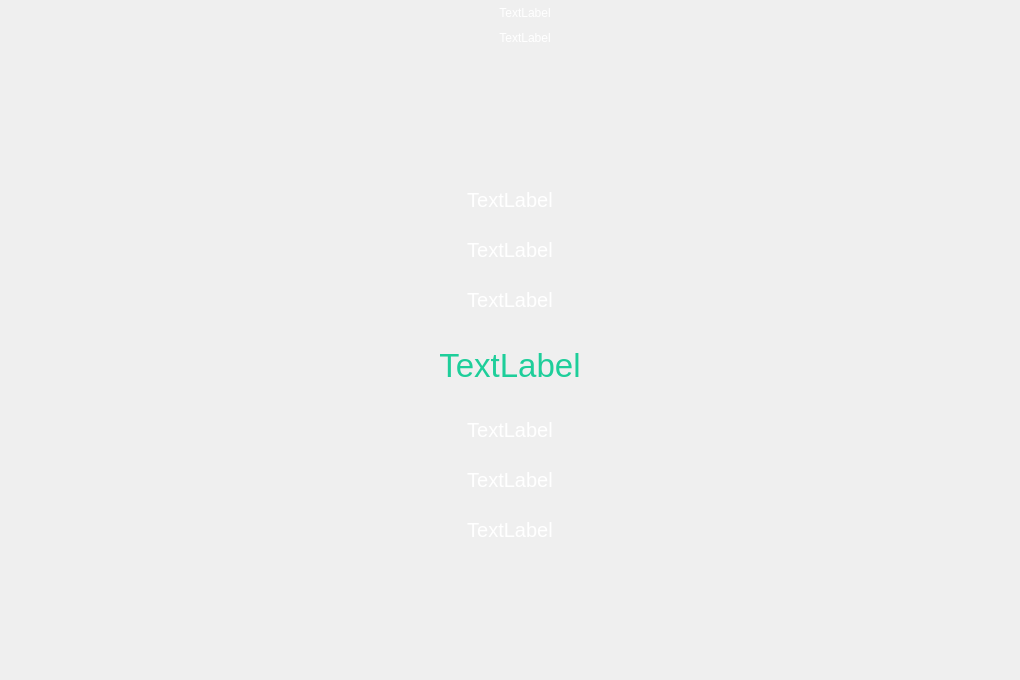
<?xml version="1.0" encoding="UTF-8"?>
<ui version="4.0">
 <class>LrcPage</class>
 <widget class="QWidget" name="LrcPage">
  <property name="geometry">
   <rect>
    <x>0</x>
    <y>0</y>
    <width>1020</width>
    <height>680</height>
   </rect>
  </property>
  <property name="windowTitle">
   <string>Form</string>
  </property>
  <layout class="QVBoxLayout" name="verticalLayout">
   <property name="spacing">
    <number>0</number>
   </property>
   <property name="leftMargin">
    <number>0</number>
   </property>
   <property name="topMargin">
    <number>0</number>
   </property>
   <property name="rightMargin">
    <number>0</number>
   </property>
   <property name="bottomMargin">
    <number>0</number>
   </property>
   <item>
    <widget class="QWidget" name="bgStyle" native="true">
     <property name="styleSheet">
      <string notr="true">#bgStyle{
 border-image: url(:/images/bg.png);
}
*{
 color : #FFFFFF;
}</string>
     </property>
     <layout class="QVBoxLayout" name="verticalLayout_2">
      <property name="spacing">
       <number>0</number>
      </property>
      <property name="leftMargin">
       <number>0</number>
      </property>
      <property name="topMargin">
       <number>0</number>
      </property>
      <property name="rightMargin">
       <number>0</number>
      </property>
      <property name="bottomMargin">
       <number>0</number>
      </property>
      <item>
       <widget class="QWidget" name="lrcTop" native="true">
        <property name="minimumSize">
         <size>
          <width>0</width>
          <height>50</height>
         </size>
        </property>
        <property name="maximumSize">
         <size>
          <width>16777215</width>
          <height>50</height>
         </size>
        </property>
        <layout class="QHBoxLayout" name="horizontalLayout">
         <property name="spacing">
          <number>0</number>
         </property>
         <property name="leftMargin">
          <number>0</number>
         </property>
         <property name="topMargin">
          <number>0</number>
         </property>
         <property name="rightMargin">
          <number>0</number>
         </property>
         <property name="bottomMargin">
          <number>0</number>
         </property>
         <item>
          <widget class="QPushButton" name="hideBtn">
           <property name="minimumSize">
            <size>
             <width>30</width>
             <height>50</height>
            </size>
           </property>
           <property name="maximumSize">
            <size>
             <width>30</width>
             <height>50</height>
            </size>
           </property>
           <property name="styleSheet">
            <string notr="true">
#hideBtn
{
    border:none;
	background:0;
}

#hideBtn:hover {
    background: rgba(255, 255, 255, 0.1);
    border-color: rgba(255, 255, 255, 0.5);
}


</string>
           </property>
           <property name="text">
            <string/>
           </property>
          </widget>
         </item>
         <item>
          <widget class="QWidget" name="titleBox" native="true">
           <layout class="QVBoxLayout" name="verticalLayout_3">
            <property name="spacing">
             <number>0</number>
            </property>
            <property name="leftMargin">
             <number>0</number>
            </property>
            <property name="topMargin">
             <number>0</number>
            </property>
            <property name="rightMargin">
             <number>0</number>
            </property>
            <property name="bottomMargin">
             <number>0</number>
            </property>
            <item>
             <widget class="QLabel" name="musicName">
              <property name="text">
               <string>TextLabel</string>
              </property>
              <property name="alignment">
               <set>Qt::AlignCenter</set>
              </property>
             </widget>
            </item>
            <item>
             <widget class="QLabel" name="musicSinger">
              <property name="text">
               <string>TextLabel</string>
              </property>
              <property name="alignment">
               <set>Qt::AlignCenter</set>
              </property>
             </widget>
            </item>
           </layout>
          </widget>
         </item>
        </layout>
       </widget>
      </item>
      <item>
       <widget class="QWidget" name="lrcContent" native="true">
        <layout class="QVBoxLayout" name="verticalLayout_4">
         <property name="spacing">
          <number>0</number>
         </property>
         <property name="leftMargin">
          <number>0</number>
         </property>
         <property name="topMargin">
          <number>0</number>
         </property>
         <property name="rightMargin">
          <number>0</number>
         </property>
         <property name="bottomMargin">
          <number>0</number>
         </property>
         <item>
          <spacer name="verticalSpacer_2">
           <property name="orientation">
            <enum>Qt::Vertical</enum>
           </property>
           <property name="sizeHint" stdset="0">
            <size>
             <width>20</width>
             <height>40</height>
            </size>
           </property>
          </spacer>
         </item>
         <item>
          <widget class="QLabel" name="line1">
           <property name="minimumSize">
            <size>
             <width>0</width>
             <height>50</height>
            </size>
           </property>
           <property name="maximumSize">
            <size>
             <width>16777215</width>
             <height>50</height>
            </size>
           </property>
           <property name="font">
            <font>
             <pointsize>15</pointsize>
            </font>
           </property>
           <property name="text">
            <string>TextLabel</string>
           </property>
           <property name="alignment">
            <set>Qt::AlignCenter</set>
           </property>
          </widget>
         </item>
         <item>
          <widget class="QLabel" name="line2">
           <property name="minimumSize">
            <size>
             <width>0</width>
             <height>50</height>
            </size>
           </property>
           <property name="maximumSize">
            <size>
             <width>16777215</width>
             <height>50</height>
            </size>
           </property>
           <property name="font">
            <font>
             <pointsize>15</pointsize>
            </font>
           </property>
           <property name="text">
            <string>TextLabel</string>
           </property>
           <property name="alignment">
            <set>Qt::AlignCenter</set>
           </property>
          </widget>
         </item>
         <item>
          <widget class="QLabel" name="line3">
           <property name="minimumSize">
            <size>
             <width>0</width>
             <height>50</height>
            </size>
           </property>
           <property name="maximumSize">
            <size>
             <width>16777215</width>
             <height>50</height>
            </size>
           </property>
           <property name="font">
            <font>
             <pointsize>15</pointsize>
            </font>
           </property>
           <property name="text">
            <string>TextLabel</string>
           </property>
           <property name="alignment">
            <set>Qt::AlignCenter</set>
           </property>
          </widget>
         </item>
         <item>
          <widget class="QLabel" name="lineCenter">
           <property name="minimumSize">
            <size>
             <width>0</width>
             <height>80</height>
            </size>
           </property>
           <property name="maximumSize">
            <size>
             <width>16777215</width>
             <height>80</height>
            </size>
           </property>
           <property name="font">
            <font>
             <pointsize>25</pointsize>
            </font>
           </property>
           <property name="styleSheet">
            <string notr="true">#lineCenter
{
 color:#1ECE9A;
}
</string>
           </property>
           <property name="text">
            <string>TextLabel</string>
           </property>
           <property name="alignment">
            <set>Qt::AlignCenter</set>
           </property>
          </widget>
         </item>
         <item>
          <widget class="QLabel" name="line4">
           <property name="minimumSize">
            <size>
             <width>0</width>
             <height>50</height>
            </size>
           </property>
           <property name="maximumSize">
            <size>
             <width>16777215</width>
             <height>50</height>
            </size>
           </property>
           <property name="font">
            <font>
             <pointsize>15</pointsize>
            </font>
           </property>
           <property name="text">
            <string>TextLabel</string>
           </property>
           <property name="alignment">
            <set>Qt::AlignCenter</set>
           </property>
          </widget>
         </item>
         <item>
          <widget class="QLabel" name="line5">
           <property name="minimumSize">
            <size>
             <width>0</width>
             <height>50</height>
            </size>
           </property>
           <property name="maximumSize">
            <size>
             <width>16777215</width>
             <height>50</height>
            </size>
           </property>
           <property name="font">
            <font>
             <pointsize>15</pointsize>
            </font>
           </property>
           <property name="text">
            <string>TextLabel</string>
           </property>
           <property name="alignment">
            <set>Qt::AlignCenter</set>
           </property>
          </widget>
         </item>
         <item>
          <widget class="QLabel" name="line6">
           <property name="minimumSize">
            <size>
             <width>0</width>
             <height>50</height>
            </size>
           </property>
           <property name="maximumSize">
            <size>
             <width>16777215</width>
             <height>50</height>
            </size>
           </property>
           <property name="font">
            <font>
             <pointsize>15</pointsize>
            </font>
           </property>
           <property name="text">
            <string>TextLabel</string>
           </property>
           <property name="alignment">
            <set>Qt::AlignCenter</set>
           </property>
          </widget>
         </item>
         <item>
          <spacer name="verticalSpacer">
           <property name="orientation">
            <enum>Qt::Vertical</enum>
           </property>
           <property name="sizeHint" stdset="0">
            <size>
             <width>20</width>
             <height>40</height>
            </size>
           </property>
          </spacer>
         </item>
        </layout>
       </widget>
      </item>
     </layout>
    </widget>
   </item>
  </layout>
 </widget>
 <resources/>
 <connections/>
</ui>
